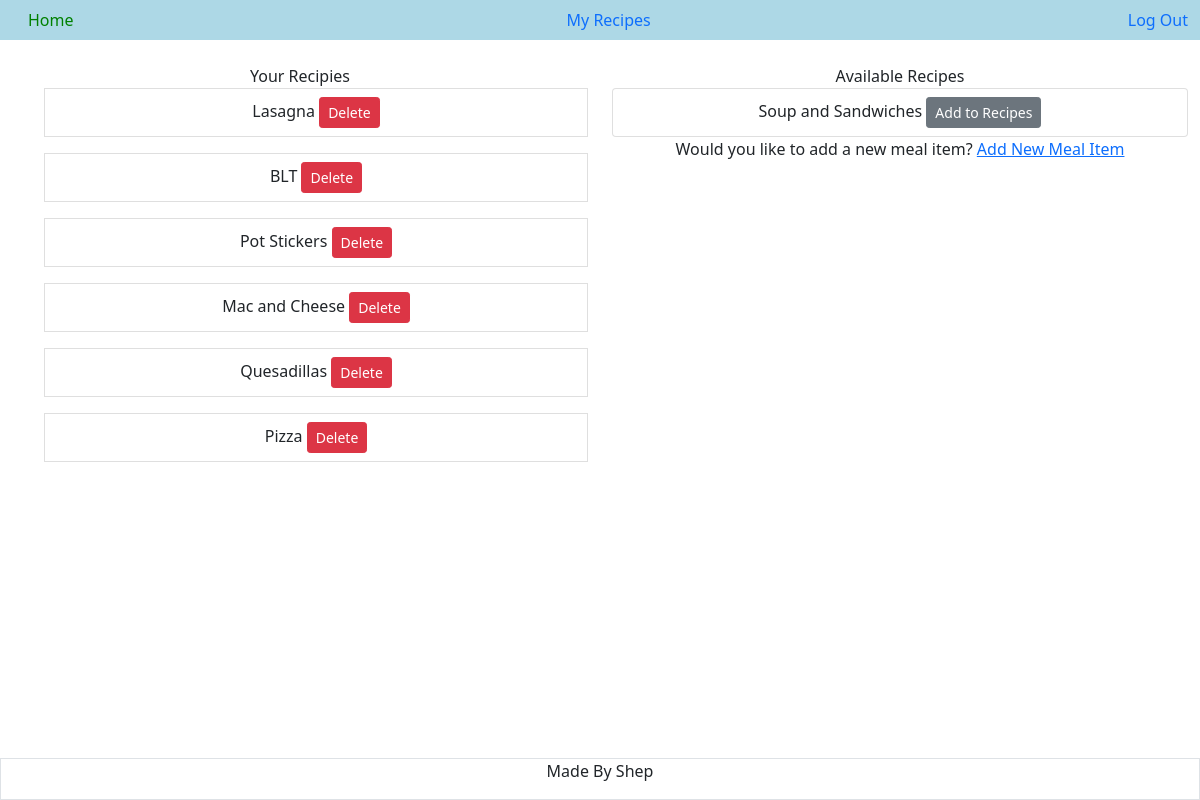
Page /show_meal (signed in) on the committed database.
### tables this page shows
CREATE TABLE meal_items (meal_id INTEGER PRIMARY KEY AUTOINCREMENT, meal_name TEXT NOT NULL, is_easy BOOL);

### app.py (the view)
@app.route("/show_meal", methods =["GET"])
@login_required
def show_meal():
    db = get_db()
    res = db.cursor().execute("SELECT meal_name, meal_items.meal_id FROM meal_items JOIN cookbook ON meal_items.meal_id = cookbook.meal_id WHERE cookbook.person_id == (?)", [session['user_id']])
    user_meals = res.fetchall()
    print("the users' meals are...")
    print(user_meals)
    recipes = db.cursor().execute("SELECT meal_name, meal_id FROM meal_items")
    all_meals = recipes.fetchall()
    db.close()
    return render_template("/food.html", user_meals = user_meals, all_meals = all_meals)

### app.py (called while the page is built)
def login_required(f):
    @wraps(f)
    def decorated_function(*args, **kwargs):
        if session.get("user_id") is None:
            return redirect("/login")
        return f(*args, **kwargs)
    return decorated_function

### templates/food.html
{% extends "layout.html" %}
{% block main %}
<container class="container">
    <div class="row">
        <div class="col">
            <h8> Your Recipies</h8>
            {% if user_meals %}
            {% for meal in user_meals %}
            <ul class="list group">
                <li class="list-group-item list-group-item-action">{{ meal[0] }}
                    <button class="btn btn-danger btn-sm" onClick="delete_recipe(this.value, this.id)" name="delete_btn" type="button" id="{{ meal[1] }}" value =" {{ meal[0] }}"><a class="hidden_btn" href ="/show_meal">Delete</a></button>
                </li>
            </ul>
            {% endfor %}
            {% else %}
            <p>No Recipes Added</p>
            {% endif %}
        </div>
        <div class="col">
            <div>
                <h8>Available Recipes</h8>
                <ul class="list-group">
                    {% for meal in all_meals%}
                        {% if not meal in user_meals%}
                            <li class="list-group-item list-group-item-action"> {{ meal[0] }}
                            <button class="btn btn-secondary btn-sm" type="button" name="add_recipe_btn" id=" {{ meal[1] }}" value=" {{ meal[0] }}"
                                onClick="add_recipe(this.value, this.id)"><a class="hidden_btn" href ="/show_meal">Add to Recipes</a></button>
                            </li>
                        {% endif %}
                    {% endfor %}
                </ul>
            </div>
            <h8>Would you like to add a new meal item?</h8>
            <a href="/add_meal">Add New Meal Item</a>
        </div>
    </div>
</container>
{% endblock %}

### static/style.css (style rules this page uses)
body { min-height: 95vh; width: 100%; }
.hidden_btn { color: white; text-decoration: none; }

### rows in the picture
meal_items: meal_name "Lasagna"
meal_items: meal_name "BLT"
meal_items: meal_name "Pot Stickers"
meal_items: meal_name "Mac and Cheese"
meal_items: meal_name "Quesadillas"
meal_items: meal_name "Pizza"
meal_items: meal_name "Soup and Sandwiches"
